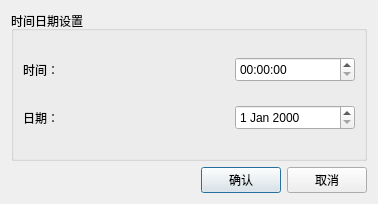
<?xml version="1.0" encoding="UTF-8"?>
<ui version="4.0">
 <class>ConfigDialog</class>
 <widget class="QDialog" name="ConfigDialog">
  <property name="geometry">
   <rect>
    <x>0</x>
    <y>0</y>
    <width>378</width>
    <height>204</height>
   </rect>
  </property>
  <property name="windowTitle">
   <string>Dialog</string>
  </property>
  <layout class="QGridLayout" name="gridLayout">
   <item row="1" column="0">
    <spacer name="horizontalSpacer">
     <property name="orientation">
      <enum>Qt::Horizontal</enum>
     </property>
     <property name="sizeHint" stdset="0">
      <size>
       <width>195</width>
       <height>20</height>
      </size>
     </property>
    </spacer>
   </item>
   <item row="1" column="1">
    <widget class="QPushButton" name="pushButton_confirm">
     <property name="text">
      <string>确认</string>
     </property>
    </widget>
   </item>
   <item row="1" column="2">
    <widget class="QPushButton" name="pushButton_discard">
     <property name="text">
      <string>取消</string>
     </property>
    </widget>
   </item>
   <item row="0" column="0" colspan="3">
    <widget class="QGroupBox" name="groupBox">
     <property name="minimumSize">
      <size>
       <width>0</width>
       <height>150</height>
      </size>
     </property>
     <property name="title">
      <string>时间日期设置</string>
     </property>
     <layout class="QVBoxLayout" name="verticalLayout_2">
      <item>
       <layout class="QHBoxLayout" name="horizontalLayout_2">
        <item>
         <widget class="QLabel" name="label">
          <property name="text">
           <string>时间：</string>
          </property>
         </widget>
        </item>
        <item>
         <spacer name="horizontalSpacer_2">
          <property name="orientation">
           <enum>Qt::Horizontal</enum>
          </property>
          <property name="sizeHint" stdset="0">
           <size>
            <width>50</width>
            <height>20</height>
           </size>
          </property>
         </spacer>
        </item>
        <item>
         <widget class="QTimeEdit" name="timeEdit">
          <property name="minimumSize">
           <size>
            <width>120</width>
            <height>25</height>
           </size>
          </property>
         </widget>
        </item>
       </layout>
      </item>
      <item>
       <layout class="QHBoxLayout" name="horizontalLayout_3">
        <item>
         <widget class="QLabel" name="label_2">
          <property name="text">
           <string>日期：</string>
          </property>
         </widget>
        </item>
        <item>
         <spacer name="horizontalSpacer_3">
          <property name="orientation">
           <enum>Qt::Horizontal</enum>
          </property>
          <property name="sizeHint" stdset="0">
           <size>
            <width>50</width>
            <height>20</height>
           </size>
          </property>
         </spacer>
        </item>
        <item>
         <widget class="QDateEdit" name="dateEdit">
          <property name="minimumSize">
           <size>
            <width>120</width>
            <height>25</height>
           </size>
          </property>
         </widget>
        </item>
       </layout>
      </item>
     </layout>
    </widget>
   </item>
  </layout>
 </widget>
 <resources/>
 <connections>
  <connection>
   <sender>pushButton_discard</sender>
   <signal>clicked()</signal>
   <receiver>ConfigDialog</receiver>
   <slot>reject()</slot>
   <hints>
    <hint type="sourcelabel">
     <x>331</x>
     <y>183</y>
    </hint>
    <hint type="destinationlabel">
     <x>188</x>
     <y>101</y>
    </hint>
   </hints>
  </connection>
 </connections>
</ui>
